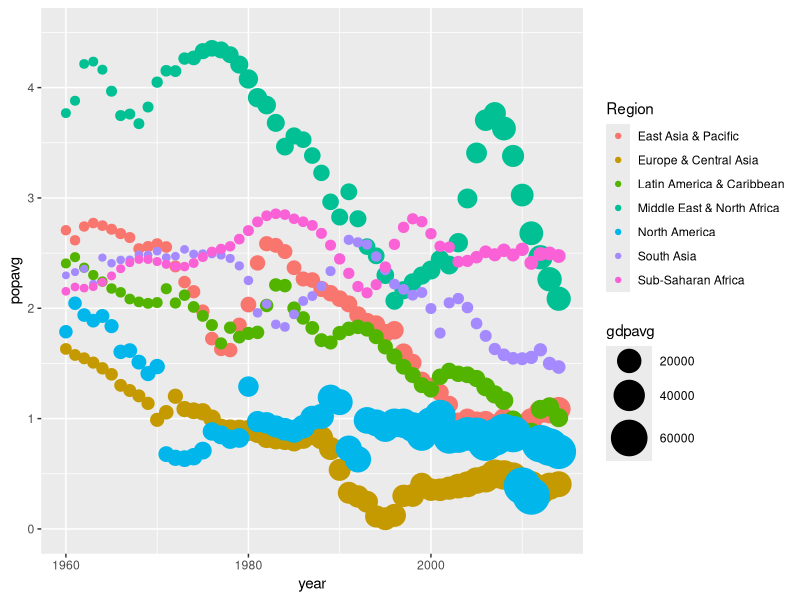
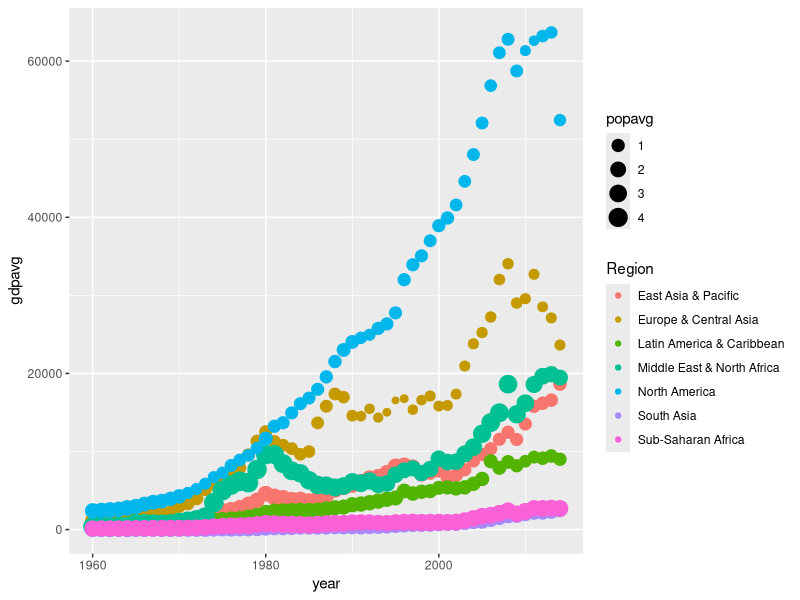
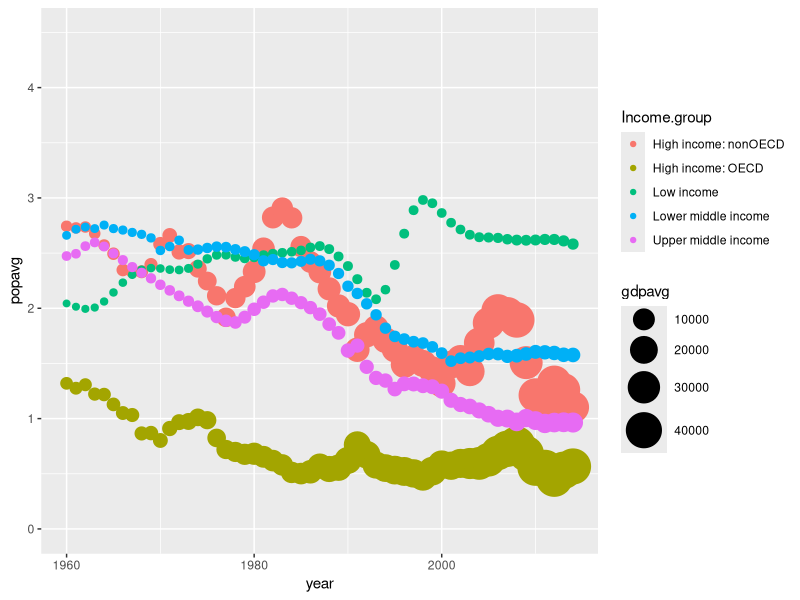
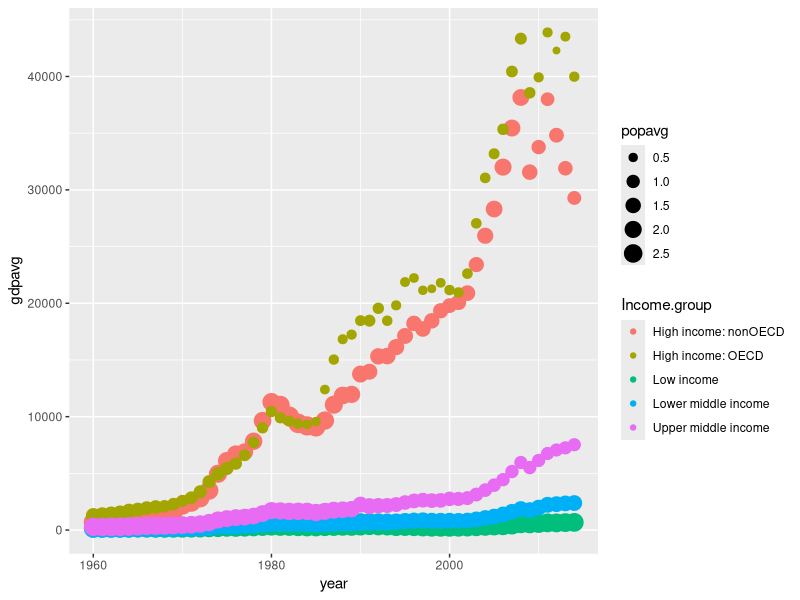
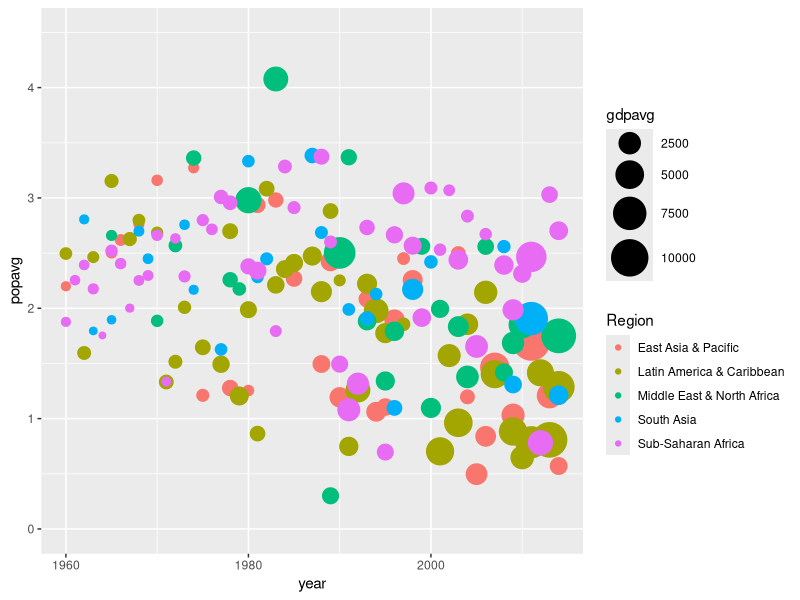
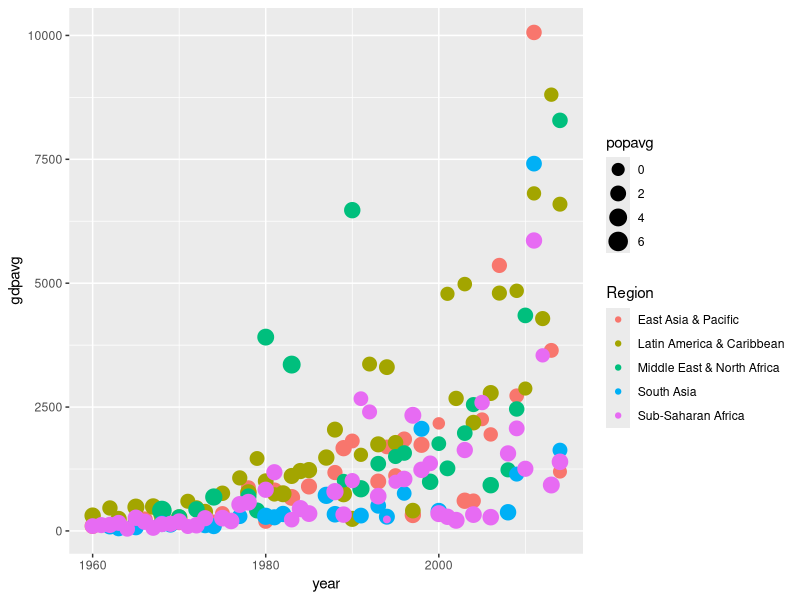
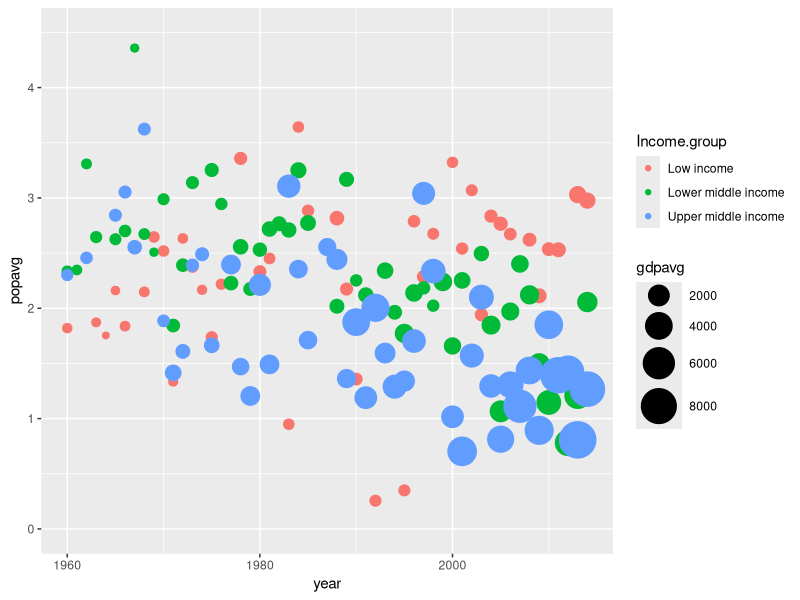
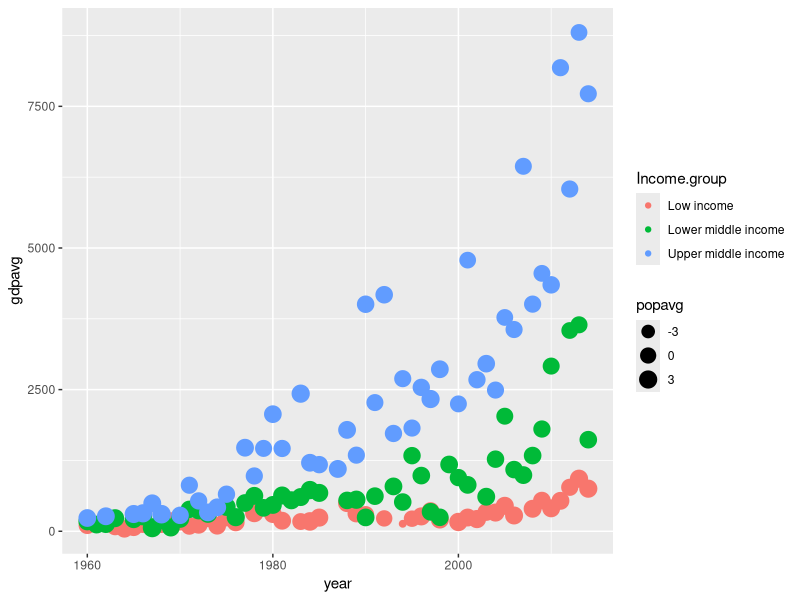

Write R code to recreate these figures, in order. (Note: this script raises an error after producing the figures.)
#DATA FROM:
# http://data.worldbank.org/indicator/SI.POV.GINI
# http://data.worldbank.org/indicator/SP.POP.TOTL
# http://data.worldbank.org/indicator/SP.POP.GROW
# http://data.worldbank.org/indicator/NY.GDP.PCAP.CD
# http://data.worldbank.org/about/country-and-lending-groups

library(reshape2)
library(plyr)
library(openxlsx)
library(ggplot2)

#GDP PER CAPITA DATA PREP (WORLD BANK)

gdpcap <- read.csv("gdppcap.csv", header = T, stringsAsFactors = F, skip = 4, check.names=F)

gdpcap2 <- melt(gdpcap)

gdpcap2 <- rename(gdpcap2, c("variable" = "year", "value" = "gdpcap"))

gdpcap2 <- gdpcap2[-c(3:5)]

#POPULATION GROWTH DATA PREP (WORLD BANK)

popg <- read.csv("popgrowth.csv", header = T, stringsAsFactors = F, skip = 4, check.names=F)

popg2 <- melt(popg)

popg2 <- rename(popg2, c("variable" = "year", "value" = "popgrowth"))

popg2 <- popg2[-c(3:5)]

popu <- read.csv("totalpop.csv", header = T, stringsAsFactors = F, skip = 4, check.names=F)

popu2 <- melt(popu)

popu2 <- rename(popu2, c("variable" = "year", "value" = "population"))

popu2 <- popu2[-c(3:5)]

#WORLD BANK GROUPING VARIABLES: REGION AND INCOME GROUP

groupingvar <- read.xlsx("CLASS.xlsx", startRow = 5, colNames = T, cols = c(2:7), rows = 5:221)

groupingvar <- rename(groupingvar, c("Economy" = "Country Name", "Code" = "Country Code"))

#MERGE ALL: GDP PER CAPITA, POPULATION GROWTH, GROUPING VARIABLES

all <- merge(gdpcap2, popg2, by=c("Country Name", "Country Code", "year"))

all1 <- merge(all, popu2, by=c("Country Name", "Country Code", "year"))

all2 <- merge(all1, groupingvar, by=c("Country Name", "Country Code"))

all2$year <- as.integer(as.character(all2$year))

all2$'Country Name' <- as.factor(all2$'Country Name')

#GROUPING COUNTRIES BY REGION AND INCOME GROUP

region <- ddply(all2, c("Region", "year"), summarise, gdpavg=mean(gdpcap, na.rm=TRUE), 
                popavg=mean(popgrowth, na.rm=TRUE), sumpop=sum(population, na.rm=TRUE))

income <- ddply(all2, c("Income.group", "year"), summarise, gdpavg=mean(gdpcap, na.rm=TRUE), 
                popavg=mean(popgrowth, na.rm=TRUE), sumpop=sum(population, na.rm=TRUE))

saveRDS(region, "region.RDS")
saveRDS(income, "income.RDS")

#PRELIMINARY VISUAL EXPLORATION

#region & size gdpavg

ggplot(region, aes(x = year, y = popavg, size = gdpavg, color=Region)) + 
  geom_point()+ylim(0, 4.5)+scale_size_continuous(range = c(2,12))

#region & size popavg

ggplot(region, aes(x = year, y = gdpavg, size = popavg, color=Region)) + 
  geom_point()+scale_size_continuous(range = c(2,6))

#income group & size gdpavg

ggplot(income, aes(x = year, y = popavg, size = gdpavg, color=Income.group)) + 
  geom_point()+ylim(0, 4.5)+scale_size_continuous(range = c(2,12))

#income group & popavg

ggplot(income, aes(x = year, y = gdpavg, size = popavg, color=Income.group)) + 
  geom_point()+scale_size_continuous(range = c(2,6))

#Without North America, Europe, High Income (both OECD and nonOECD)

pregion <- all2[all2$Region==c("South Asia", "Middle East & North Africa", 
                                  "East Asia & Pacific", "Sub-Saharan Africa", 
                                  "Latin America & Caribbean") & 
                     all2$Income.group==c("Low income", "Lower middle income", 
                                          "Upper middle income"),]

devreg <- ddply(pregion, c("Region", "year"), summarise, 
                   gdpavg=mean(gdpcap, na.rm=TRUE), 
                   popavg=mean(popgrowth, na.rm=TRUE),
                sumpop=sum(population, na.rm=TRUE))

devinc <- ddply(pregion, c("Income.group", "year"), summarise, 
                   gdpavg=mean(gdpcap, na.rm=TRUE), 
                   popavg=mean(popgrowth, na.rm=TRUE),
                sumpop=sum(population, na.rm=TRUE))

#region & size gdpavg

ggplot(devreg, aes(x = year, y = popavg, size = gdpavg, color=Region)) + 
  geom_point()+ylim(0, 4.5)+scale_size_continuous(range = c(2,12))

#region & size popavg

ggplot(devreg, aes(x = year, y = gdpavg, size = popavg, color=Region)) + 
  geom_point()+scale_size_continuous(range = c(2,6))

#income group & size gdpavg

ggplot(devinc, aes(x = year, y = popavg, size = gdpavg, color=Income.group)) + 
  geom_point()+ylim(0, 4.5)+scale_size_continuous(range = c(2,12))

#income group & popavg

ggplot(devinc, aes(x = year, y = gdpavg, size = popavg, color=Income.group)) + 
  geom_point()+scale_size_continuous(range = c(2,6))

#ADDING COUNTRIES FOR WHICH THERE'S A GINI COEF 2002-2012 TO EXAMINE THE
#RELATIONSHIP BETWEEN GDP PER CAPITA, POPULATION, AND INEQuALIty

gini <- read.csv("gini.csv", header = T, stringsAsFactors = F, skip = 4, check.names=F)
gini2 <- gini[,colSums(is.na(gini))<nrow(gini)]
gini3 <- gini2[-c(2, 3:21)]
gini4 <- gini3[! rowSums(is.na(gini3)) >3  , ]
gini5 <- melt(gini4)
gini5 <- rename(gini5, c("variable" = "year", "value" = "gini"))
ginico <- merge(all2, gini5, by=c("Country Name", "year"))
ginico <- ginico[-c(3)]
names(ginico)[1] <- "Country"
ginico <- ginico[,c(1,6,7,2,3,4,5,8)]

ggplot(ginico, aes(x = year, y = gini, size = gdpcap, color=ginico$'Country Name')) + 
  geom_point() + scale_size_continuous(range = c(2,6))

saveRDS(ginico, "gini.RDS")

#googleVis suggestion!

all2 <- all2[-2]

blah <- gvisMotionChart(all2, idvar = "Country Name", timevar = "year", xvar = "gdpcap",
                        yvar = "popgrowth", colorvar = "Income.group", sizevar = "population",
                        options = list(showChartButtons=TRUE))
plot(blah)

saveRDS(all2, "regionandincome.RDS")


#FOR ADDING SHINY TABPANEL WITH WORLD BANK GROUPING INFO:

groupingvar2 <- read.xlsx("CLASS.xlsx", startRow = 5, colNames = T, cols = c(2:7), rows = 5:221)

groupingvar2 <- plyr::rename(groupingvar2, c("Economy" = "Country Name", "Code" = "Country Code", 
                                           "Income.group" = "Income Group"))
groupingvar2 <- groupingvar2[-2]

saveRDS(groupingvar2, "grouping.RDS")




